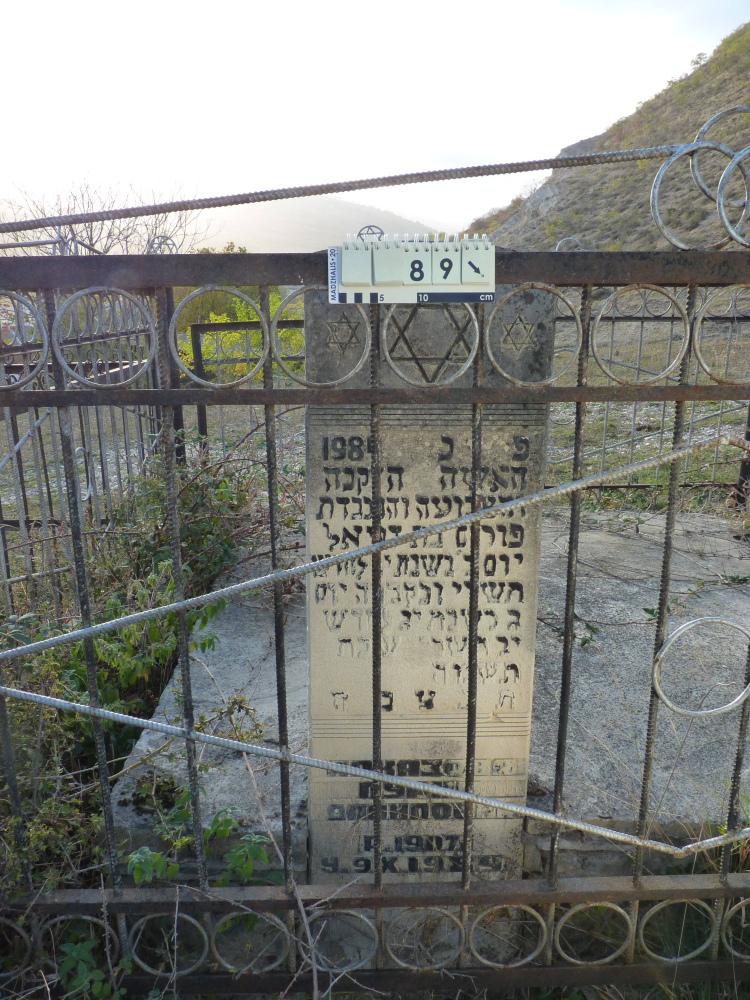
#> input picture tests/MDZ089 _1.JPG, 3000 x 4000 px (shown at 1/4 size)
$ python -i image_utils.py   (imports and definitions only)
#> lines starting #> are read from the running program, lines starting #| are printed output that depends on the picture
### src/utils/logger.py
# src/utils/logging.py
# Модуль для настройки логирования в приложении
import logging
import os

from configs.config import LOG_DIR


def setup_logging(
    log_file: str = "app.log",
    level=logging.INFO,
    console=True,
    remove_file=False,
    logger_name: str = None,
):
    """Настройка логирования с выводом в файл и опционально в консоль.

    Создает и настраивает логгер с указанными параметрами, добавляет
    обработчики для записи логов в файл и/или консоль.

    Args:
        log_file: Имя файла лога.
        level: Уровень логирования.
        console: Выводить ли логи в консоль.
        remove_file: Удалить ли существующий файл лога перед настройкой.
        logger_name: Имя логгера (если None, используется глобальный логгер).

    Returns:
        Настроенный объект logger.
    """
#> called with log_file = 'image_cropper.log', level = 'DEBUG', console = False, remove_file = True, logger_name = 'image_cropper'
    log_path = os.path.join(LOG_DIR, log_file)

    # Ensure log directory exists
    os.makedirs(LOG_DIR, exist_ok=True)

    if remove_file and os.path.exists(log_path):
        try:
            os.remove(log_path)
        except PermissionError:
            # File is locked by another process, continue without removing
            pass

    logger = logging.getLogger(logger_name)
    logger.setLevel(level)
    logger.propagate = False  # Запретить распространение в родительские логгеры

    # Remove existing handlers to avoid duplicates
    for handler in logger.handlers[:]:
        logger.removeHandler(handler)

    formatter = logging.Formatter(
        "%(asctime)s - %(levelname)s - %(message)s"
    )

    # File handler
    file_handler = logging.FileHandler(
        log_path, mode="w", encoding="utf-8"
    )
    file_handler.setFormatter(formatter)
    logger.addHandler(file_handler)

    # Console handler
    if console:
        console_handler = logging.StreamHandler()
        console_handler.setFormatter(formatter)
        logger.addHandler(console_handler)

    return logger

### src/preprocessing/image_utils.py
# src\preprocessing\image_utils.py

import math
from pathlib import Path
from typing import Dict, Optional, List, Tuple
from PIL import Image
import cv2
import numpy as np

from configs.config import (
    CONF_THRESHOLD,
    OUTPUT_CROPS_DIR,
    LOGGING_CONSOLE,
)
from src.utils.logger import setup_logging

logger = setup_logging(
    log_file="image_cropper.log",
    console=LOGGING_CONSOLE,
    remove_file=True,
    logger_name="image_cropper",
    level="DEBUG",
)


class ImageCropper:
    """
    Обрезка изображений:
    - По bbox (старый способ)
    - По полигону 4 точки + перспективная трансформация + выравнивание
    """

    # [163 lines left out: functions __init__, crop_obb, save_original, _save_crop, _enhance_for_ocr_pil, not called in this run]


def resize_image_if_large(image_path: Path, max_dimension: int = 640) -> np.ndarray:
    """
    Загружает изображение и уменьшает его, если максимальная сторона превышает max_dimension.
    Возвращает numpy array в формате RGB.

    Args:
        image_path: Путь к изображению.
        max_dimension: Максимальный размер стороны (по умолчанию 640).

    Returns:
        Numpy array изображения в формате RGB.
    """
#> called with image_path = '../../tests/MDZ089 _1.JPG', max_dimension = 640
    img = cv2.imread(str(image_path))
#> img is the input picture: shape (4000, 3000, 3); mean B, G, R 126.7, 132.1, 130.5
    if img is None:
        raise ValueError(f"Не удалось загрузить изображение: {image_path}")

    height, width = img.shape[:2]
#> height = 4000; width = 3000

    # Если изображение уже меньше или равно max_dimension по обеим сторонам
    if max(width, height) <= max_dimension:
        # Конвертируем BGR -> RGB перед возвратом
        return cv2.cvtColor(img, cv2.COLOR_BGR2RGB)

    # Вычисляем новые размеры с сохранением пропорций
    if width > height:
        new_width = max_dimension
        new_height = int(height * max_dimension / width)
    else:
        new_height = max_dimension
        new_width = int(width * max_dimension / height)
#> new_width = 480

    # Ресайз с интерполяцией LANCZOS (в OpenCV - INTER_LANCZOS4)
    resized_img = cv2.resize(img, (new_width, new_height), interpolation=cv2.INTER_LANCZOS4)
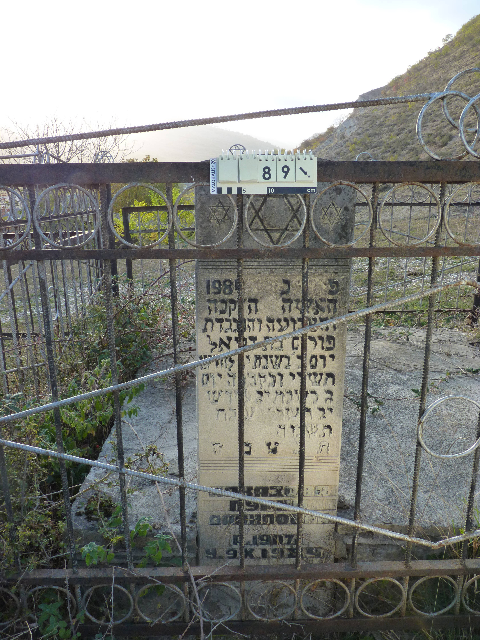
#> resized_img: shape (640, 480, 3); mean B, G, R 126.7, 132.1, 130.5

    logger.info(
#> (the run stopped early here; a loop or call above may not have finished)
